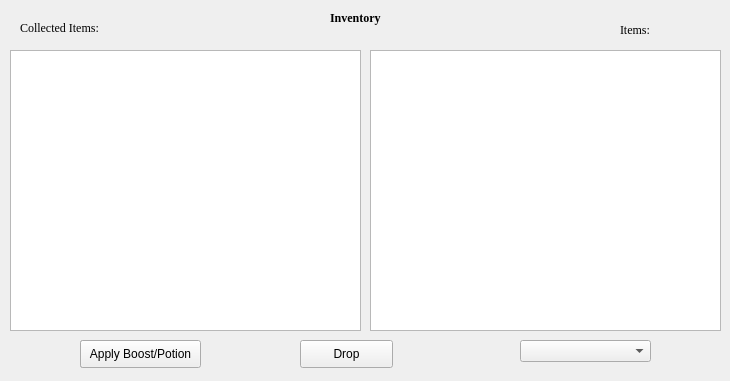
<?xml version="1.0" encoding="UTF-8"?>
<ui version="4.0">
 <class>InventoryWindow</class>
 <widget class="QWidget" name="InventoryWindow">
  <property name="geometry">
   <rect>
    <x>0</x>
    <y>0</y>
    <width>730</width>
    <height>381</height>
   </rect>
  </property>
  <property name="windowTitle">
   <string>Form</string>
  </property>
  <widget class="QLabel" name="label">
   <property name="geometry">
    <rect>
     <x>330</x>
     <y>10</y>
     <width>81</width>
     <height>16</height>
    </rect>
   </property>
   <property name="font">
    <font>
     <family>Georgia</family>
     <pointsize>9</pointsize>
     <weight>75</weight>
     <bold>true</bold>
    </font>
   </property>
   <property name="text">
    <string>Inventory</string>
   </property>
  </widget>
  <widget class="QTextEdit" name="unlockedEdit">
   <property name="geometry">
    <rect>
     <x>10</x>
     <y>50</y>
     <width>351</width>
     <height>281</height>
    </rect>
   </property>
  </widget>
  <widget class="QPushButton" name="drop">
   <property name="geometry">
    <rect>
     <x>300</x>
     <y>340</y>
     <width>93</width>
     <height>28</height>
    </rect>
   </property>
   <property name="text">
    <string>Drop</string>
   </property>
  </widget>
  <widget class="QComboBox" name="comboBox">
   <property name="geometry">
    <rect>
     <x>520</x>
     <y>340</y>
     <width>131</width>
     <height>22</height>
    </rect>
   </property>
  </widget>
  <widget class="QPushButton" name="use">
   <property name="geometry">
    <rect>
     <x>80</x>
     <y>340</y>
     <width>93</width>
     <height>28</height>
    </rect>
   </property>
   <property name="text">
    <string>Use</string>
   </property>
  </widget>
  <widget class="QPushButton" name="apply">
   <property name="geometry">
    <rect>
     <x>80</x>
     <y>340</y>
     <width>121</width>
     <height>28</height>
    </rect>
   </property>
   <property name="text">
    <string>Apply Boost/Potion</string>
   </property>
  </widget>
  <widget class="QLabel" name="label_2">
   <property name="geometry">
    <rect>
     <x>20</x>
     <y>20</y>
     <width>121</width>
     <height>16</height>
    </rect>
   </property>
   <property name="font">
    <font>
     <family>Georgia</family>
     <pointsize>9</pointsize>
    </font>
   </property>
   <property name="text">
    <string>Collected Items:</string>
   </property>
  </widget>
  <widget class="QTextEdit" name="lockedEdit">
   <property name="geometry">
    <rect>
     <x>370</x>
     <y>50</y>
     <width>351</width>
     <height>281</height>
    </rect>
   </property>
  </widget>
  <widget class="QLabel" name="label_3">
   <property name="geometry">
    <rect>
     <x>620</x>
     <y>20</y>
     <width>111</width>
     <height>20</height>
    </rect>
   </property>
   <property name="font">
    <font>
     <family>Georgia</family>
     <pointsize>9</pointsize>
    </font>
   </property>
   <property name="text">
    <string>Items:</string>
   </property>
  </widget>
 </widget>
 <resources/>
 <connections/>
</ui>
